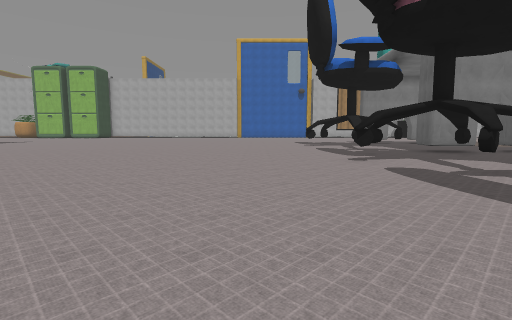
View 1 (above)

24 first-person views from a walk through a Unity game level. The camera is 1.5 m above the floor, tilts 6° down and sees 85° across. The floor is counted in squares, 2 m on a side. Each view is taken from the middle of a square. On the plan, view 1 faces up. The plan holds only what a view shows up to about 10 squares ahead; the rest is blank. The place goes on beyond the plan. The player is left out. Some animated figures are not drawn. Surface patterns are stand-ins for the level's own textures.

View 2
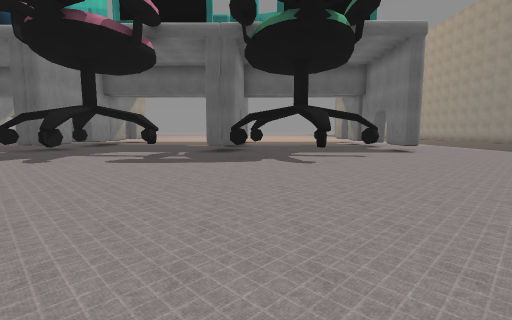

View 3
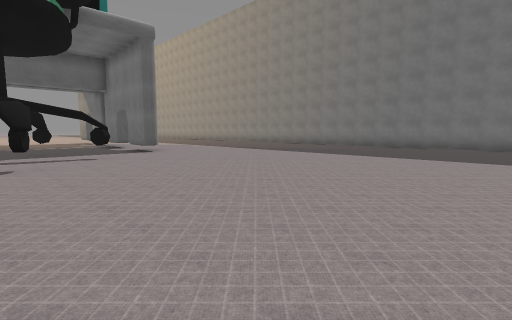

View 4
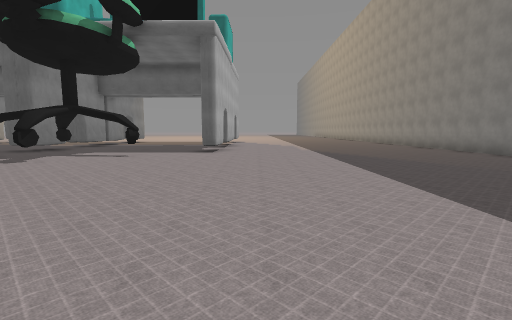

View 5
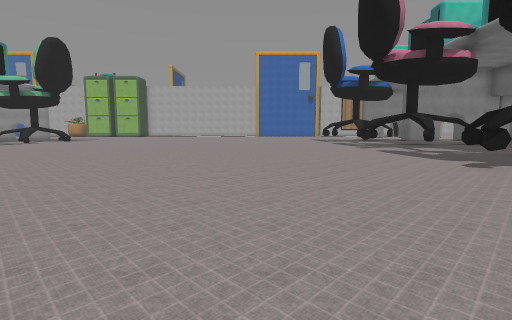

View 6
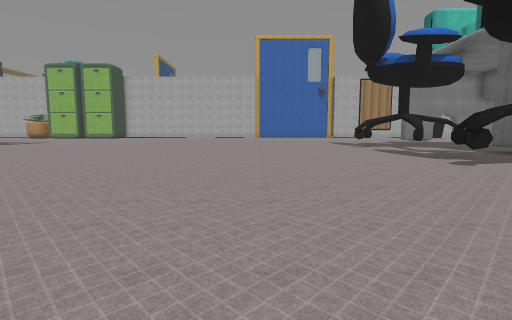

View 7
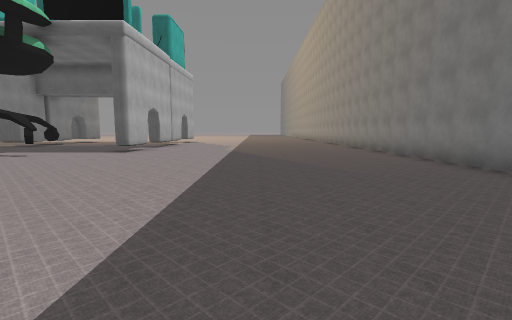

View 8
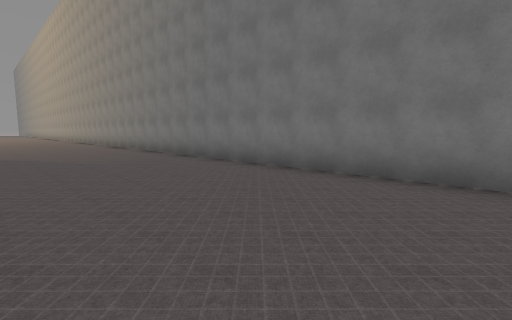

View 9
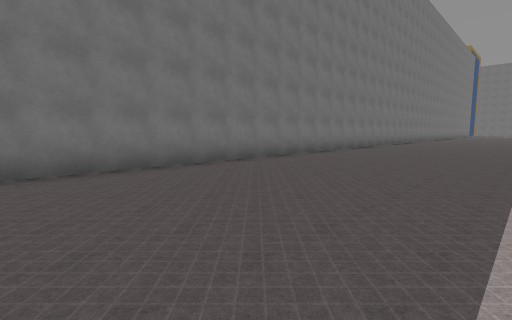

View 10
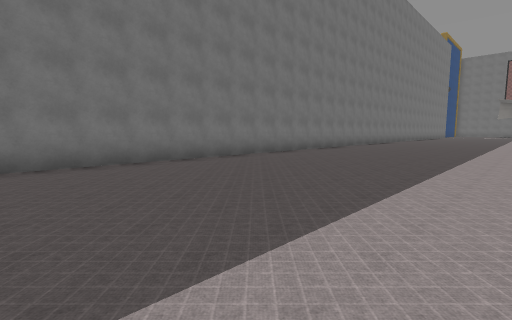

View 11
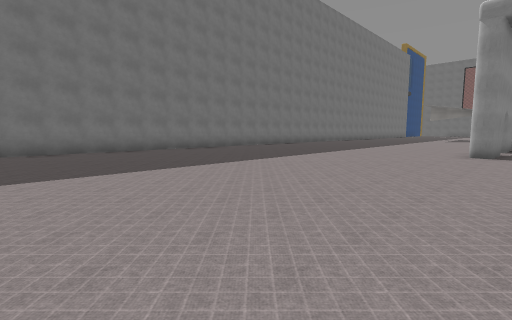

View 12
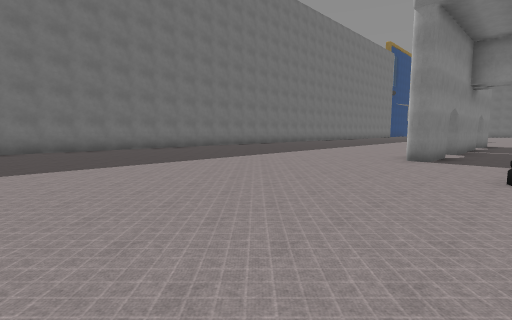

View 13
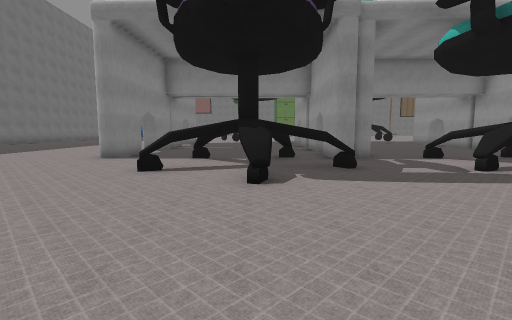

View 14
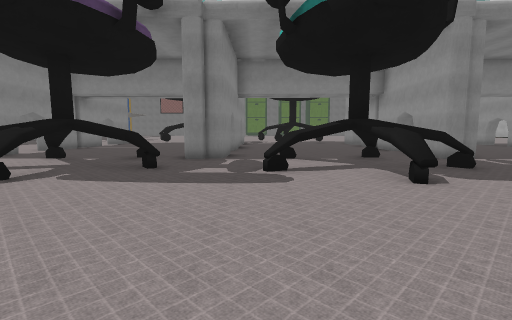

View 15
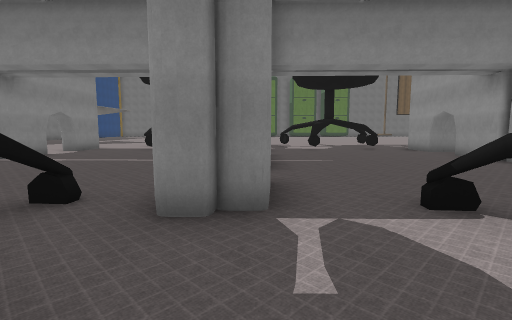

View 16
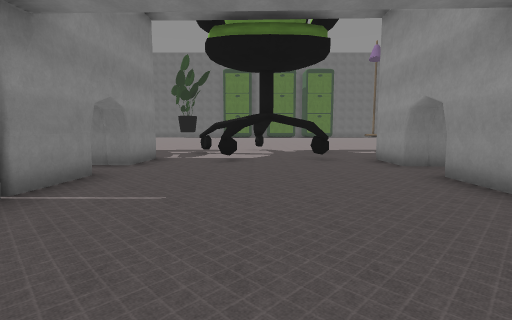

View 17
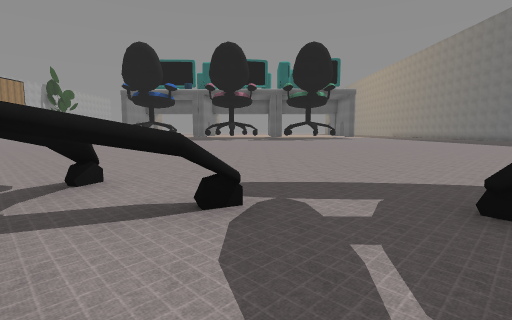

View 18
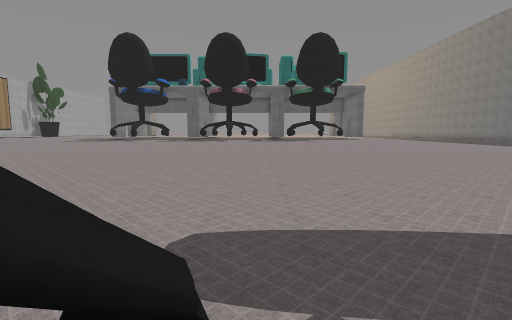

View 19
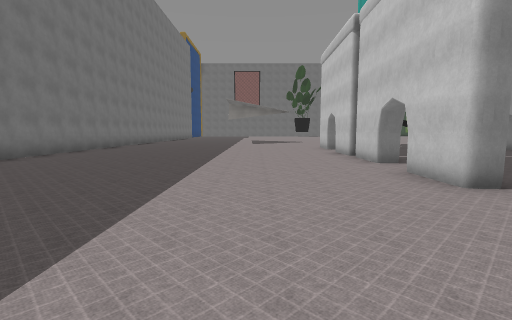

View 20
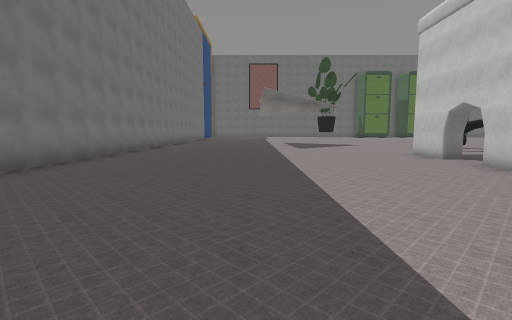

View 21
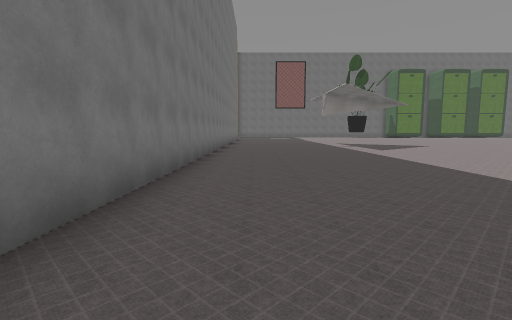

View 22
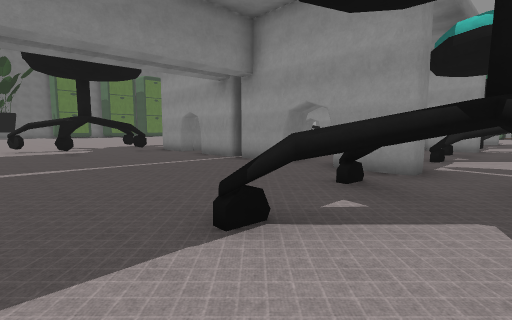

View 23
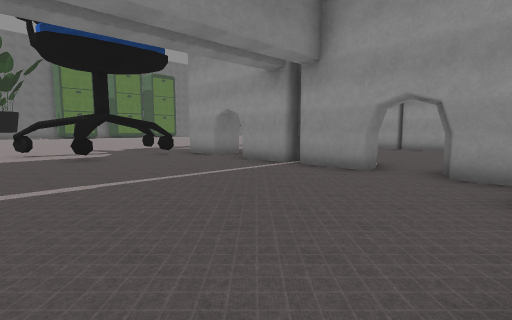

View 24
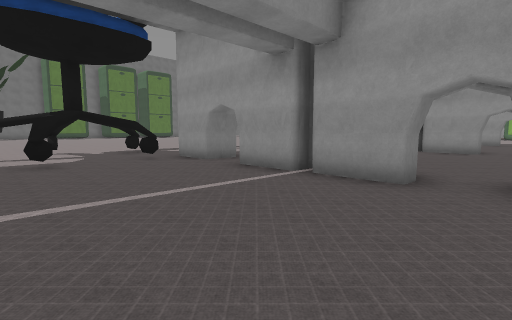

### Floor plan
Points are (right, up) in squares from view 1. A wall is a line through its corners. A room is listed if a view was taken in it or the views show most of it. See-through windows are left out.
Room 1 (views 1, 2, 3, 4, 5, 6, 7, 8, 9, 10, 11, 12, 13, 14, 15, 19, 20, 21, 22, 23, 24)
walls: (-14.7, 1) (-15.5, 0.8); (-16.2, -0.5) (-16.1, -1.1); (-15.6, 1.3) (-15.1, 1.2); (-16.7, 0.6) (-15.9, -1.2); (-17.2, 0.5) (-18.2, -0.4); (-16.5, 2.5) (-16.8, 1.1) (-15.5, 1.3); (-18.1, -0.4) (-18.8, -0.8); (-16.5, 3.1) (-16.5, 2.3); (-18.5, -3.3) (-20.2, -3.3); (-18.4, 3.1) (-19.9, 3.1); (-16.2, 5.8) (-16.1, 5.2); (-20.2, -2.7) (-18.5, -2.7); (-14.8, 7.3) (-15.5, 7.1); (-16.7, 7) (-15.9, 5.2); (-21.2, 3.2) (-22.8, 3.2); (-16.5, 8.8) (-16.7, 7.8); (-23, -2.6) (-21.5, -2.6) (-21.5, -3.2) (-23, -3.2); (-17.7, -12.5) (6.1, -12.5); (2.9, 0.2) (2.3, 0.5); (-16.6, 9.4) (-16.6, 8.7); (-23.4, -3.2) (-24.9, -3.2); (3.9, -1.5) (4.4, -1.1); (-23, 3.8) (-23.1, 3.2) (-24.8, 3.3); (3.8, 2.1) (3.6, 2.7); (-24.9, -2.5) (-23.3, -2.6); (2.9, 6.7) (2.4, 6.8); (4, 5) (4.4, 5.3); (4.5, 5.1) (4.1, 4.9); (6.1, -3.8) (5.6, -3.8); (-26.2, -2.6) (-26.3, -3.1) (-27.8, -3.1); (5.7, 3.1) (5.8, 3.7); (5.8, 2.8) (5.8, 3.5); (5.8, 2.8) (5.8, 3.7); (-26.1, 3.3) (-27.5, 3.4); (3.8, 8.6) (3.6, 9.1); (-27.3, 0.3) (-26.9, 0) (-27, -0.5); (-27.1, 2.3) (-27.5, 1.8); (-27.2, 2.6) (-27.2, 1.9); (-28.9, -0.7) (-29.1, -1.1) (-29.5, -1.3); (6, 9.6) (6, 10.6); (6.6, 9.6) (6, 9.6) (6, 10.5); (-30, -12.5) (-21.6, -12.5)
low walls: (-15.5, 1.3) (-14.7, 1); (-16.5, 2.8) (-16.9, 2.6); (-18.6, -0.2) (-18.7, -0.8); (-18.7, 1.5) (-19.1, 1.9); (-14.9, 7.2) (-15.4, 7.4); (-16.4, 9.3) (-16.8, 9); (-18.8, 8.6) (-18.8, 8)
ways out: opening at (-28.5, 1.5) to room 2; opening at (-25.5, 4) to room 2; opening at (-19, 9) to room 2; gap at (-27, 3) to room 2; gap at (-21, 3) to room 2; opening at (-17, 4) to room 3
Room 2 (views 16, 17)
walls: (-27.3, 6.7) (-26.8, 6.3) (-26.9, 6); (-24.8, 4.3) (-23.1, 4.2); (-27.2, 9) (-27.2, 8.7) (-27.5, 8.3); (-26, 4) (-26.1, 3.3); (-27.5, 4.4) (-26.1, 4.3) (-26.2, 3.3); (-22.9, 10) (-24.5, 10.1); (-25.8, 10.8) (-25.9, 10.1) (-27.4, 10.2); (-25.8, 11.1) (-25.9, 10.1); (-21.2, 9.9) (-22.8, 10); (-21.2, 3.7) (-21.2, 3.2); (-20, 4.1) (-18.5, 4); (-29.7, 3) (-29.5, 2.6); (-18.4, 9.9) (-19.6, 9.9)
ways out: opening at (-28.5, 1.5) to room 1; opening at (-25.5, 4) to room 1; opening at (-19, 9) to room 1; gap at (-27, 3) to room 1; gap at (-21, 3) to room 1; opening at (-19, 5) to room 3; gap at (-21, 10)
Room 3 (view 18)
walls: (-18.5, 4) (-18.4, 3.5); (-18.1, 6) (-18.7, 5.7); (-16.3, 5.1) (-16.7, 5.6); (-16.6, 5.6) (-17.2, 6.8) (-18.2, 5.9); (-18.5, 1.9) (-17.9, 1.5); (-19.1, 2.1) (-18.4, 1.8)
low walls: (-18.7, 2.2) (-18.7, 1.5); (-16.2, 5.1) (-16.4, 5.5); (-18.5, 6.2) (-18.6, 5.6)
ways out: opening at (-17, 4) to room 1; opening at (-19, 5) to room 2

Where each view was taken, in squares from view 1:
view 1: 0 up, 0 right, facing up
view 2: 2 up, 4 left, facing right
view 3: 1 up, 4 left, facing down-right
view 4: 5 down, 4 left, facing right
view 5: 5 down, 2 left, facing up
view 6: 1 up, 2 left, facing up
view 7: 8 down, 4 left, facing right
view 8: 8 down, 6 left, facing down-right
view 9: 7 down, 3 left, facing down-left
view 10: 6 down, 10 left, facing down-left
view 11: 2 down, 9 left, facing down-left
view 12: 1 down, 11 left, facing down-left
view 13: 1 up, 11 left, facing left
view 14: 5 up, 11 left, facing left
view 15: 4 up, 16 left, facing left
view 16: 7 up, 20 left, facing left
view 17: 5 up, 19 left, facing right
view 18: 5 up, 17 left, facing right
view 19: 6 down, 15 left, facing left
view 20: 8 down, 19 left, facing left
view 21: 11 down, 20 left, facing left
view 22: 2 down, 17 left, facing up-left
view 23: 2 down, 19 left, facing up-left
view 24: 1 down, 20 left, facing up-left
